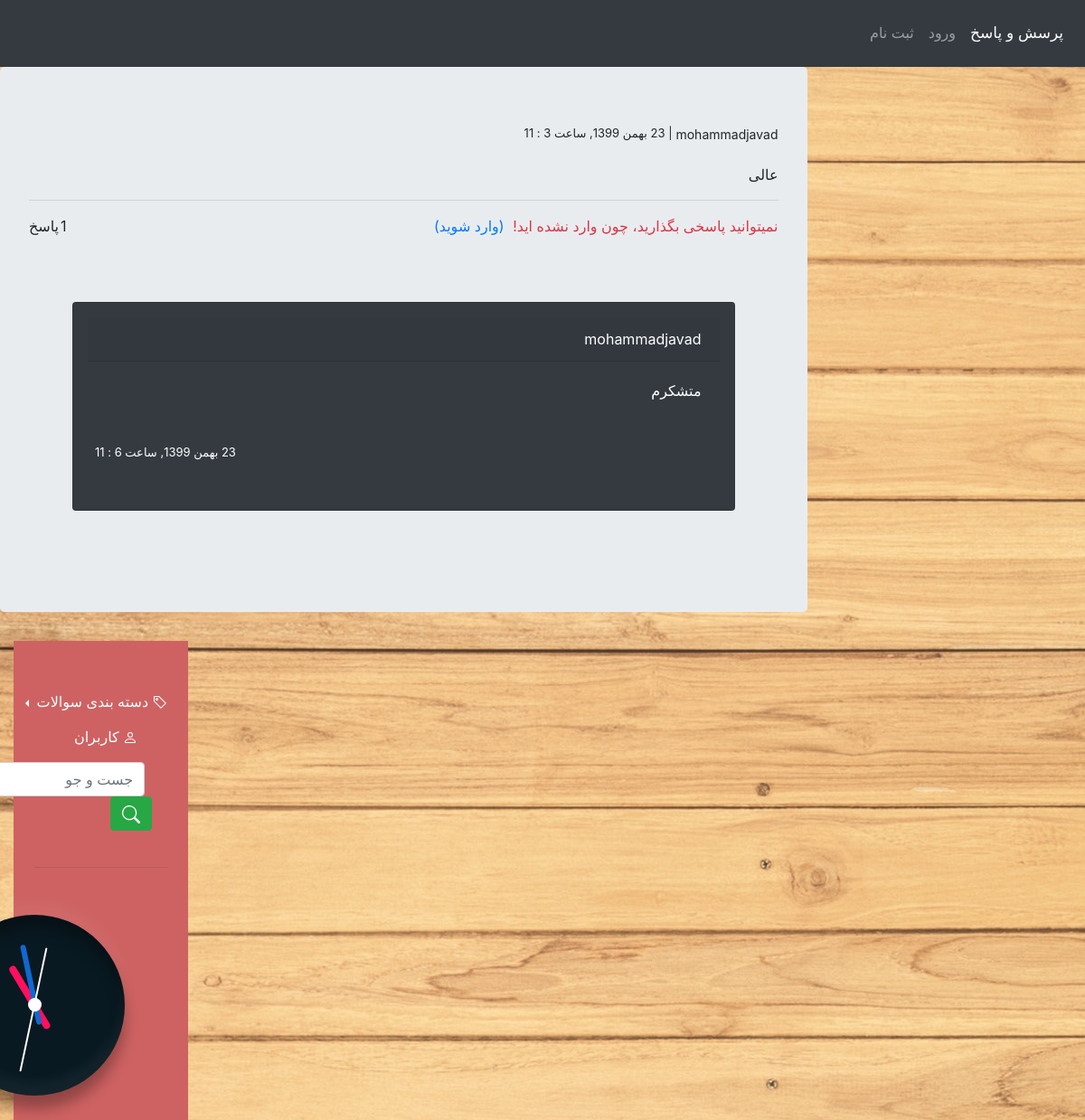
The app's page /2021-2-11-عالی with its own data.
### posts/models.py (models this page shows, shortened)
class Post(models.Model):
    user = models.ForeignKey(User, on_delete=models.CASCADE)
    body = models.TextField(max_length=500)
    image = models.ImageField(upload_to='post_image/%Y/%m/%d', blank=True, null=True)
    category = models.CharField(max_length=20, choices=CATEGORY_CHOICES, default='1')
    slug = models.SlugField(max_length=150, allow_unicode=True)
    created = models.DateTimeField(auto_now_add=True)
    class Meta:
        ordering = ('-created',)
    def jcreated(self):
        return jalali_converter(self.created)

class Comment(models.Model):
    user = models.ForeignKey(User, on_delete=models.CASCADE, related_name='ucomment')
    post = models.ForeignKey(Post, on_delete=models.CASCADE, related_name='pcomment')
    reply = models.ForeignKey('self', on_delete=models.CASCADE, null=True, blank=True, related_name='rcomment')
    is_reply = models.BooleanField(default=False)
    body = models.TextField(max_length=500)
    created = models.DateTimeField(auto_now_add=True)
    class Meta:
        ordering = ('-created',)
    def jcreated(self):
        return jalali_converter(self.created)

### posts/views.py (the view)
# urls.py: path('<int:year>-<int:month>-<int:day>-<str:slug>', views.post_detail,
def post_detail(request, year, month, day, slug):
    post = get_object_or_404(Post, created__year=year, created__month=month, created__day=day,
                             slug=slug)
    comments = Comment.objects.filter(post=post, is_reply=False)
    reply_form = AddReplyForm()
    can_like = False
    if request.method == 'POST':
        form = AddCommentForm(request.POST)
        if form.is_valid():
            new_comment = form.save(commit=False)
            new_comment.post = post
            new_comment.user = request.user
            new_comment.save()
            messages.success(request, 'پاسخ شما ثبت شد')
            return redirect('posts:post_detail', year, month, day, slug)
    else:
        form = AddCommentForm()
    return render(request, 'posts/post_detail.html',
                  {'post': post, 'comments': comments, 'form': form, 'reply': reply_form, 'can_like': can_like})

### posts/forms.py
class AddCommentForm(forms.ModelForm):
    class Meta:
        model = Comment
        fields = ('body',)
        labels = {
            'body': ''
        }
        widgets = {
            'body': forms.Textarea(attrs={'placeholder': 'بنویسید ...'})
        }

class AddReplyForm(forms.ModelForm):
    class Meta:
        model = Comment
        fields = ('body',)
        labels = {
            'body': ''
        }
        widgets = {
            'body': forms.Textarea(attrs={'class': 'form-control', 'cols': 30, 'row': 1, 'style': 'height: 5em;'})
        }

### extensions/jalali.py (called while the page is built)
    def persian_tuple(self):
        return self.persian_year, self.persian_month, self.persian_day

### extensions/utils.py (called while the page is built)
def jalali_converter(time):
    jmonths = ["فروردین", "اردیبهشت", "خرداد", "تیر", "مرداد", "شهریور", "مهر", "آبان", "آذر", "دی", "بهمن", "اسفند", ]
    time = timezone.localtime(time)
    time_to_str = "{},{},{}".format(time.year, time.month, time.day)
    time_to_tuple = jalali.Gregorian(time_to_str).persian_tuple()
    time_to_list = list(time_to_tuple)
    for index, month in enumerate(jmonths):
        if time_to_list[1] == index + 1:
            time_to_list[1] = month
            break
    output = f'{time_to_list[2]} {time_to_list[1]} {time_to_list[0]}, ساعت {time.minute} : {time.hour}'
    return output

### posts/templates/posts/post_detail.html (shortened to what this page needs)
{% extends 'base.html' %}
{% block content %}
    <div class="jumbotron text-right">
        <div style="display: inline-block; max-width: 50%">
            <p dir="rtl" style="font-size: 13px; float: left">| {{ post.jcreated }} </p>
            <p style="font-size: 14px; float: right; margin-left: 4px"> {{ post.user }} </p>
        </div>
        <p> {{ post.body }}</p>
        <hr>
        {% with total=comments.count %}
            <p style="float: left; margin-right: 2px">پاسخ</p><span style="float:left;"> {{ total }} </span>
        {% endwith %}
        {% if request.user.is_authenticated %}
            <button style="float: right" type="button" class="btn btn-info" data-toggle="modal"
                    data-target="#exampleModal">
                <svg xmlns="http://www.w3.org/2000/svg" width="16" height="16" fill="currentColor"
                     class="bi bi-chat-right-text" viewBox="0 0 16 16">
                    <path d="M2 1a1 1 0 0 0-1 1v8a1 1 0 0 0 1 1h9.586a2 2 0 0 1 1.414.586l2 2V2a1 1 0 0 0-1-1H2zm12-1a2 2 0 0 1 2 2v12.793a.5.5 0 0 1-.854.353l-2.853-2.853a1 1 0 0 0-.707-.293H2a2 2 0 0 1-2-2V2a2 2 0 0 1 2-2h12z"/>
                    <path d="M3 3.5a.5.5 0 0 1 .5-.5h9a.5.5 0 0 1 0 1h-9a.5.5 0 0 1-.5-.5zM3 6a.5.5 0 0 1 .5-.5h9a.5.5 0 0 1 0 1h-9A.5.5 0 0 1 3 6zm0 2.5a.5.5 0 0 1 .5-.5h5a.5.5 0 0 1 0 1h-5a.5.5 0 0 1-.5-.5z"/>
                </svg>
            </button><br>
        {% else %}
            <p style="float: right" class="text-danger">نمیتوانید پاسخی بگذارید، چون وارد نشده اید!
                <a style="margin-right: 5px" class="text-primary" href="{% url 'account:Login' %}">(وارد شوید)</a>
            </p>
        {% endif %}
        <br><br>
        {% for comment in comments %}
            <div class="card bg-dark text-white m-5 p-3">
                <p class="card-header">{{ comment.user }}</p>
                <p class="card-body">{{ comment.body }}</p>
                <div class="card-body text-left" dir="rtl" style="line-height: 0.1; font-size: 13px; margin-bottom: 1px;">
                    <p style="float: left; margin-left: -12px; margin-bottom: 2px">
                        {{ comment.jcreated }}
                    </p>
            </div><br>
        {% empty %}
            <p class="text-center">پاسخی وجود ندارد</p>
        {% endfor %}
    </div>
{% endblock %}

### records on screen
Post: jcreated "23 بهمن 1399, ساعت 3 : 11", user "mohammadjavad", body "عالی"
Comment: user "mohammadjavad", body "متشکرم", jcreated "23 بهمن 1399, ساعت 6 : 11"

### other values on screen
{{ total }} "1"
